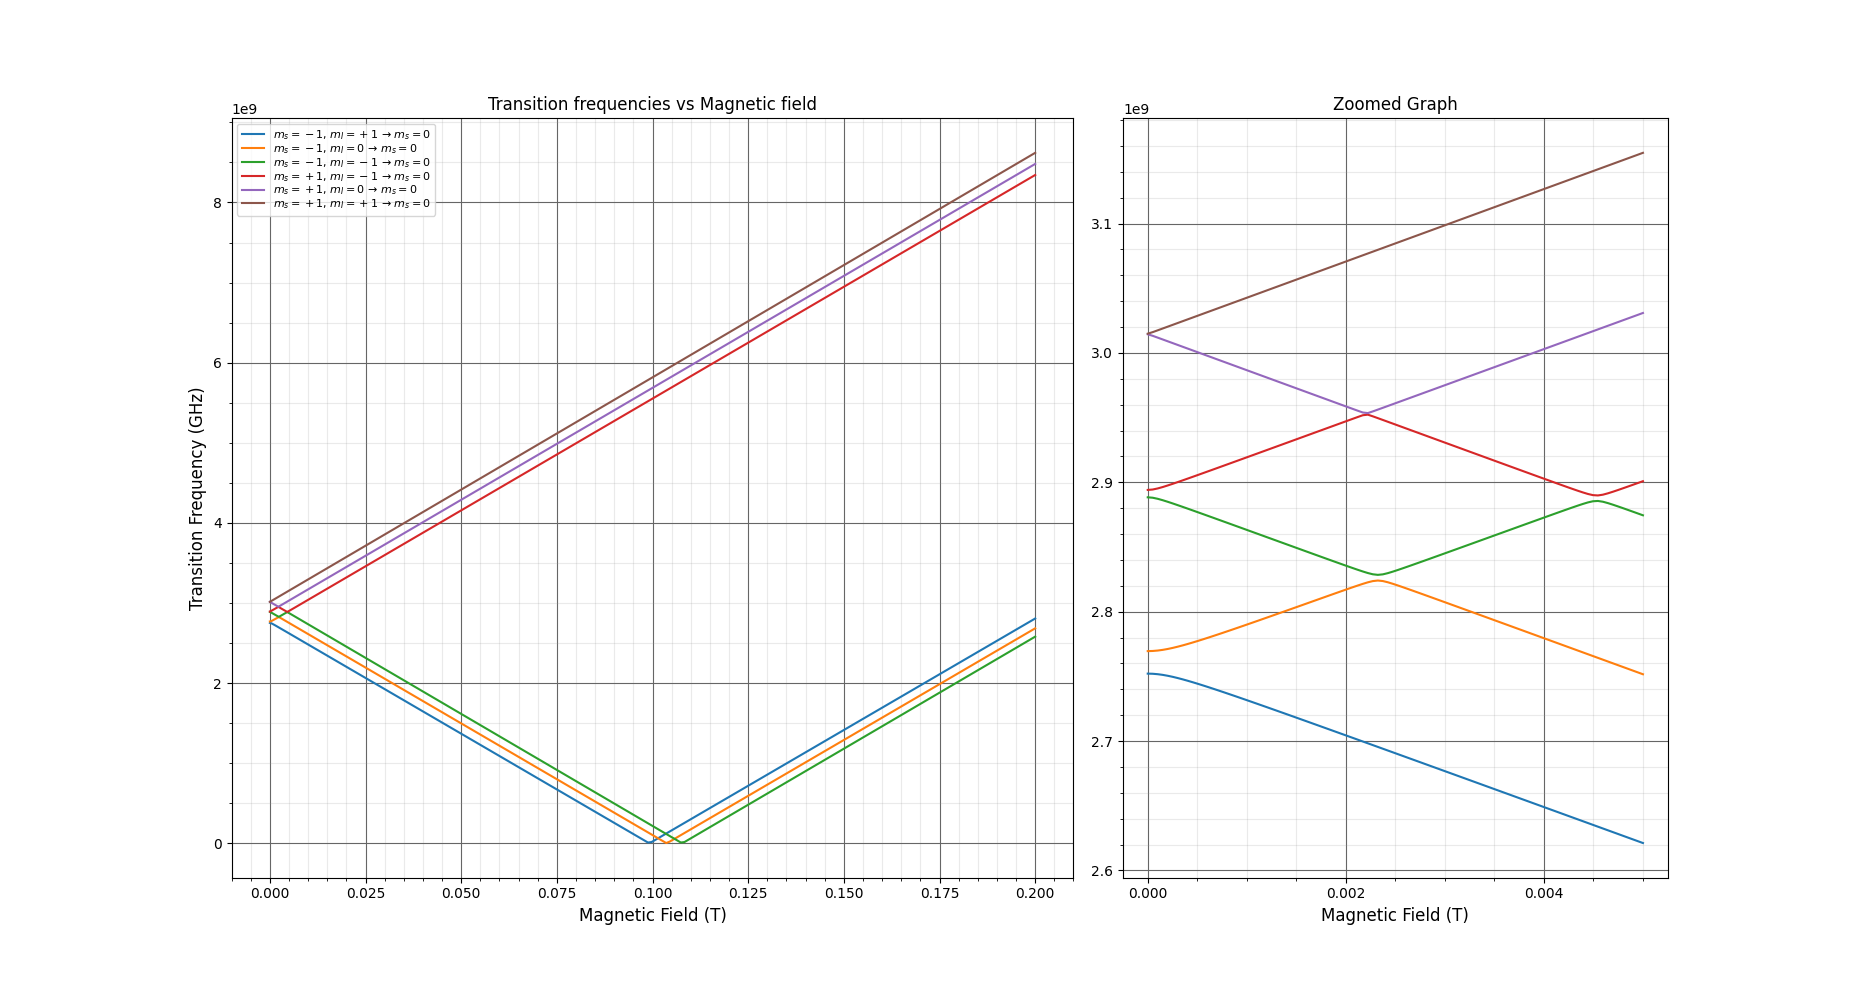

This chart was generated by the following Python code:
import qutip as qt
import scipy.constants as const
import matplotlib.pyplot as plt
import numpy as np
from hamiltonians import HyperfineSpin1

ham = HyperfineSpin1()

def plotter_resonance(): #This function will need changes to plot. self.Eigenstates_hf has been removed.
	# Plotting Hyperfine Resonant frequencies
	reso = np.full((18),1)
	freq = []
	egsts = ham.eigenvalues(1.199e-4)
	for i in range (3):
		for j in range (3,9):
			freq.append(egsts[j]-egsts[i])
	freq = np.sort(freq)*0.000000001
	
	#print(freq)
	fig = plt.figure()
	ax1 = fig.add_subplot(311)
	#ax1.set_xlabel('Frequency in GHz',fontsize=12)
	ax1.set_ylabel('Resonant Amplitude',fontsize=12)
	ax1.set_title("Resonant Frequencies")
	ax1.bar(freq[0:6],reso[0:6],width=0.00003,bottom=None)
	
	ax2 = fig.add_subplot(312)
	#ax2.set_xlabel('Frequency in GHz',fontsize=12)
	ax2.set_ylabel('Resonant Amplitude',fontsize=12)
	#ax2.set_title("Resonant Frequencies")
	ax2.bar(freq[6:12],reso[0:6],width=0.00003,bottom=None)
	
	ax3 = fig.add_subplot(313)
	ax3.set_xlabel('Frequency in GHz',fontsize=12)
	ax3.set_ylabel('Resonant Amplitude',fontsize=12)
	#ax3.set_title("Resonant Frequencies")
	ax3.bar(freq[12:18],reso[0:6],width=0.00003,bottom=None)
	plt.show()

def BvsF_plotter():				
	hpham = np.vectorize(ham.transitionFreqs, otypes=[np.ndarray])
	#hpham = np.vectorize(ham.transitionFreqs)	
	#Plotting ms=0 to ms=1 transition frequency as a function of magnetic field for hyperfine Hamiltonian
	Bz = np.linspace(0,1e-2,100)
	Bzoom = np.linspace(0,5e-3,100)
	#hpham = np.vectorize(self.hyperfineHamiltonian, otypes=[np.ndarray])

	freqs = np.array(hpham(Bz))
	freqs = np.array(freqs.tolist())
	#print(freqs)
	freqs_zoom = np.array(hpham(Bzoom))

	freqs_zoom = np.array(freqs_zoom.tolist())

	#Qutip by default arranges eigenvalues in sorted order. This never gives a negative frequency. So the graph has to be extended logically.
	#calculating slope array
	b1 = 1e-2
	f1 = hpham(b1)
	b2 = 0.8e-2
	f2 = hpham(b2)
	m = (f2-f1)/(b2-b1)

	#adding higher magnetic field values
	Bzext = np.linspace(1e-2,0.2,200)
	fext = np.absolute(np.outer(Bzext-b1,m) + f1)

	#appending B and f arrays
	Bz = np.append(Bz,Bzext)
	freqs = np.append(freqs,fext,axis=0)

	fig = plt.figure()
	ax = plt.subplot2grid((5,5),(0,0),rowspan=5,colspan=3)  # for proper sizing and placement of graph
	ax.set_xlabel("Magnetic Field (T)",fontsize=12)
	ax.set_ylabel("Transition Frequency (GHz)", fontsize=12)
	ax.set_title("Transition frequencies vs Magnetic field")
	ax.plot(Bz,freqs[:,0],label="$m_{s}=-1$, $m_{I}=+1$ \u2192 $m_{s}=0$") 
	ax.plot(Bz,freqs[:,1],label="$m_{s}=-1$, $m_{I}=0$ \u2192 $m_{s}=0$") 
	ax.plot(Bz,freqs[:,2],label="$m_{s}=-1$, $m_{I}=-1$ \u2192 $m_{s}=0$") 
	ax.plot(Bz,freqs[:,3],label="$m_{s}=+1$, $m_{I}=-1$ \u2192 $m_{s}=0$") 
	ax.plot(Bz,freqs[:,4],label="$m_{s}=+1$, $m_{I}=0$ \u2192 $m_{s}=0$") 
	ax.plot(Bz,freqs[:,5],label="$m_{s}=+1$, $m_{I}=+1$ \u2192 $m_{s}=0$") 
	ax.legend(loc='upper left',fontsize=8,labelspacing=0)
	plt.grid(b=True, which='major', color='#666666', linestyle='-')
	plt.minorticks_on()
	plt.grid(b=True, which='minor', color='#999999', linestyle='-', alpha=0.2)

	axz = plt.subplot2grid((5,5),(0,3),rowspan=5,colspan=2)  # for proper sizing and placement of graph
	axz.set_xlabel("Magnetic Field (T)",fontsize=12)
	axz.set_title("Zoomed Graph")
	axz.plot(Bzoom,freqs_zoom[:,0],label="$m_{s}=-1$, $m_{I}=+1$ \u2192 $m_{s}=0$") 
	axz.plot(Bzoom,freqs_zoom[:,1],label="$m_{s}=-1$, $m_{I}=0$ \u2192 $m_{s}=0$") 
	axz.plot(Bzoom,freqs_zoom[:,2],label="$m_{s}=-1$, $m_{I}=-1$ \u2192 $m_{s}=0$") 
	axz.plot(Bzoom,freqs_zoom[:,3],label="$m_{s}=+1$, $m_{I}=-1$ \u2192 $m_{s}=0$") 
	axz.plot(Bzoom,freqs_zoom[:,4],label="$m_{s}=+1$, $m_{I}=0$ \u2192 $m_{s}=0$") 
	axz.plot(Bzoom,freqs_zoom[:,5],label="$m_{s}=+1$, $m_{I}=+1$ \u2192 $m_{s}=0$")
	axz.locator_params(axis='x', nbins=4)  # to reduce crowding of ticks
	plt.grid(b=True, which='major', color='#666666', linestyle='-')
	plt.minorticks_on()
	plt.grid(b=True, which='minor', color='#999999', linestyle='-', alpha=0.2)

	plt.show()
		
if __name__ == '__main__':
	plotter_resonance()
	BvsF_plotter()
	
	
		
		
